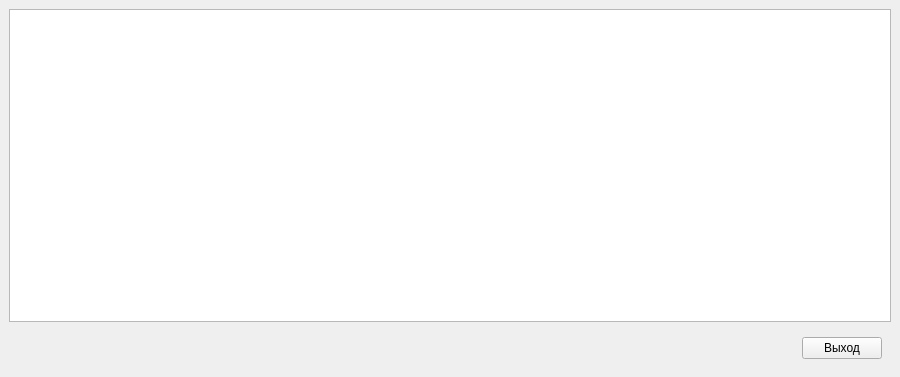
<?xml version="1.0" encoding="UTF-8"?>
<ui version="4.0">
 <class>help</class>
 <widget class="QMainWindow" name="help">
  <property name="geometry">
   <rect>
    <x>0</x>
    <y>0</y>
    <width>900</width>
    <height>377</height>
   </rect>
  </property>
  <property name="windowTitle">
   <string>Справка</string>
  </property>
  <widget class="QWidget" name="centralwidget">
   <layout class="QVBoxLayout" name="verticalLayout_2">
    <item>
     <widget class="QScrollArea" name="scrollArea">
      <property name="widgetResizable">
       <bool>true</bool>
      </property>
      <widget class="QWidget" name="scrollAreaWidgetContents">
       <property name="geometry">
        <rect>
         <x>0</x>
         <y>0</y>
         <width>880</width>
         <height>312</height>
        </rect>
       </property>
       <property name="palette">
        <palette>
         <active>
          <colorrole role="WindowText">
           <brush brushstyle="SolidPattern">
            <color alpha="255">
             <red>0</red>
             <green>0</green>
             <blue>0</blue>
            </color>
           </brush>
          </colorrole>
          <colorrole role="Button">
           <brush brushstyle="SolidPattern">
            <color alpha="255">
             <red>255</red>
             <green>255</green>
             <blue>255</blue>
            </color>
           </brush>
          </colorrole>
          <colorrole role="Light">
           <brush brushstyle="SolidPattern">
            <color alpha="255">
             <red>255</red>
             <green>255</green>
             <blue>255</blue>
            </color>
           </brush>
          </colorrole>
          <colorrole role="Midlight">
           <brush brushstyle="SolidPattern">
            <color alpha="255">
             <red>255</red>
             <green>255</green>
             <blue>255</blue>
            </color>
           </brush>
          </colorrole>
          <colorrole role="Dark">
           <brush brushstyle="SolidPattern">
            <color alpha="255">
             <red>127</red>
             <green>127</green>
             <blue>127</blue>
            </color>
           </brush>
          </colorrole>
          <colorrole role="Mid">
           <brush brushstyle="SolidPattern">
            <color alpha="255">
             <red>170</red>
             <green>170</green>
             <blue>170</blue>
            </color>
           </brush>
          </colorrole>
          <colorrole role="Text">
           <brush brushstyle="SolidPattern">
            <color alpha="255">
             <red>0</red>
             <green>0</green>
             <blue>0</blue>
            </color>
           </brush>
          </colorrole>
          <colorrole role="BrightText">
           <brush brushstyle="SolidPattern">
            <color alpha="255">
             <red>255</red>
             <green>255</green>
             <blue>255</blue>
            </color>
           </brush>
          </colorrole>
          <colorrole role="ButtonText">
           <brush brushstyle="SolidPattern">
            <color alpha="255">
             <red>0</red>
             <green>0</green>
             <blue>0</blue>
            </color>
           </brush>
          </colorrole>
          <colorrole role="Base">
           <brush brushstyle="SolidPattern">
            <color alpha="255">
             <red>255</red>
             <green>255</green>
             <blue>255</blue>
            </color>
           </brush>
          </colorrole>
          <colorrole role="Window">
           <brush brushstyle="SolidPattern">
            <color alpha="255">
             <red>255</red>
             <green>255</green>
             <blue>255</blue>
            </color>
           </brush>
          </colorrole>
          <colorrole role="Shadow">
           <brush brushstyle="SolidPattern">
            <color alpha="255">
             <red>0</red>
             <green>0</green>
             <blue>0</blue>
            </color>
           </brush>
          </colorrole>
          <colorrole role="AlternateBase">
           <brush brushstyle="SolidPattern">
            <color alpha="255">
             <red>255</red>
             <green>255</green>
             <blue>255</blue>
            </color>
           </brush>
          </colorrole>
          <colorrole role="ToolTipBase">
           <brush brushstyle="SolidPattern">
            <color alpha="255">
             <red>255</red>
             <green>255</green>
             <blue>220</blue>
            </color>
           </brush>
          </colorrole>
          <colorrole role="ToolTipText">
           <brush brushstyle="SolidPattern">
            <color alpha="255">
             <red>0</red>
             <green>0</green>
             <blue>0</blue>
            </color>
           </brush>
          </colorrole>
          <colorrole role="PlaceholderText">
           <brush brushstyle="SolidPattern">
            <color alpha="128">
             <red>0</red>
             <green>0</green>
             <blue>0</blue>
            </color>
           </brush>
          </colorrole>
         </active>
         <inactive>
          <colorrole role="WindowText">
           <brush brushstyle="SolidPattern">
            <color alpha="255">
             <red>0</red>
             <green>0</green>
             <blue>0</blue>
            </color>
           </brush>
          </colorrole>
          <colorrole role="Button">
           <brush brushstyle="SolidPattern">
            <color alpha="255">
             <red>255</red>
             <green>255</green>
             <blue>255</blue>
            </color>
           </brush>
          </colorrole>
          <colorrole role="Light">
           <brush brushstyle="SolidPattern">
            <color alpha="255">
             <red>255</red>
             <green>255</green>
             <blue>255</blue>
            </color>
           </brush>
          </colorrole>
          <colorrole role="Midlight">
           <brush brushstyle="SolidPattern">
            <color alpha="255">
             <red>255</red>
             <green>255</green>
             <blue>255</blue>
            </color>
           </brush>
          </colorrole>
          <colorrole role="Dark">
           <brush brushstyle="SolidPattern">
            <color alpha="255">
             <red>127</red>
             <green>127</green>
             <blue>127</blue>
            </color>
           </brush>
          </colorrole>
          <colorrole role="Mid">
           <brush brushstyle="SolidPattern">
            <color alpha="255">
             <red>170</red>
             <green>170</green>
             <blue>170</blue>
            </color>
           </brush>
          </colorrole>
          <colorrole role="Text">
           <brush brushstyle="SolidPattern">
            <color alpha="255">
             <red>0</red>
             <green>0</green>
             <blue>0</blue>
            </color>
           </brush>
          </colorrole>
          <colorrole role="BrightText">
           <brush brushstyle="SolidPattern">
            <color alpha="255">
             <red>255</red>
             <green>255</green>
             <blue>255</blue>
            </color>
           </brush>
          </colorrole>
          <colorrole role="ButtonText">
           <brush brushstyle="SolidPattern">
            <color alpha="255">
             <red>0</red>
             <green>0</green>
             <blue>0</blue>
            </color>
           </brush>
          </colorrole>
          <colorrole role="Base">
           <brush brushstyle="SolidPattern">
            <color alpha="255">
             <red>255</red>
             <green>255</green>
             <blue>255</blue>
            </color>
           </brush>
          </colorrole>
          <colorrole role="Window">
           <brush brushstyle="SolidPattern">
            <color alpha="255">
             <red>255</red>
             <green>255</green>
             <blue>255</blue>
            </color>
           </brush>
          </colorrole>
          <colorrole role="Shadow">
           <brush brushstyle="SolidPattern">
            <color alpha="255">
             <red>0</red>
             <green>0</green>
             <blue>0</blue>
            </color>
           </brush>
          </colorrole>
          <colorrole role="AlternateBase">
           <brush brushstyle="SolidPattern">
            <color alpha="255">
             <red>255</red>
             <green>255</green>
             <blue>255</blue>
            </color>
           </brush>
          </colorrole>
          <colorrole role="ToolTipBase">
           <brush brushstyle="SolidPattern">
            <color alpha="255">
             <red>255</red>
             <green>255</green>
             <blue>220</blue>
            </color>
           </brush>
          </colorrole>
          <colorrole role="ToolTipText">
           <brush brushstyle="SolidPattern">
            <color alpha="255">
             <red>0</red>
             <green>0</green>
             <blue>0</blue>
            </color>
           </brush>
          </colorrole>
          <colorrole role="PlaceholderText">
           <brush brushstyle="SolidPattern">
            <color alpha="128">
             <red>0</red>
             <green>0</green>
             <blue>0</blue>
            </color>
           </brush>
          </colorrole>
         </inactive>
         <disabled>
          <colorrole role="WindowText">
           <brush brushstyle="SolidPattern">
            <color alpha="255">
             <red>127</red>
             <green>127</green>
             <blue>127</blue>
            </color>
           </brush>
          </colorrole>
          <colorrole role="Button">
           <brush brushstyle="SolidPattern">
            <color alpha="255">
             <red>255</red>
             <green>255</green>
             <blue>255</blue>
            </color>
           </brush>
          </colorrole>
          <colorrole role="Light">
           <brush brushstyle="SolidPattern">
            <color alpha="255">
             <red>255</red>
             <green>255</green>
             <blue>255</blue>
            </color>
           </brush>
          </colorrole>
          <colorrole role="Midlight">
           <brush brushstyle="SolidPattern">
            <color alpha="255">
             <red>255</red>
             <green>255</green>
             <blue>255</blue>
            </color>
           </brush>
          </colorrole>
          <colorrole role="Dark">
           <brush brushstyle="SolidPattern">
            <color alpha="255">
             <red>127</red>
             <green>127</green>
             <blue>127</blue>
            </color>
           </brush>
          </colorrole>
          <colorrole role="Mid">
           <brush brushstyle="SolidPattern">
            <color alpha="255">
             <red>170</red>
             <green>170</green>
             <blue>170</blue>
            </color>
           </brush>
          </colorrole>
          <colorrole role="Text">
           <brush brushstyle="SolidPattern">
            <color alpha="255">
             <red>127</red>
             <green>127</green>
             <blue>127</blue>
            </color>
           </brush>
          </colorrole>
          <colorrole role="BrightText">
           <brush brushstyle="SolidPattern">
            <color alpha="255">
             <red>255</red>
             <green>255</green>
             <blue>255</blue>
            </color>
           </brush>
          </colorrole>
          <colorrole role="ButtonText">
           <brush brushstyle="SolidPattern">
            <color alpha="255">
             <red>127</red>
             <green>127</green>
             <blue>127</blue>
            </color>
           </brush>
          </colorrole>
          <colorrole role="Base">
           <brush brushstyle="SolidPattern">
            <color alpha="255">
             <red>255</red>
             <green>255</green>
             <blue>255</blue>
            </color>
           </brush>
          </colorrole>
          <colorrole role="Window">
           <brush brushstyle="SolidPattern">
            <color alpha="255">
             <red>255</red>
             <green>255</green>
             <blue>255</blue>
            </color>
           </brush>
          </colorrole>
          <colorrole role="Shadow">
           <brush brushstyle="SolidPattern">
            <color alpha="255">
             <red>0</red>
             <green>0</green>
             <blue>0</blue>
            </color>
           </brush>
          </colorrole>
          <colorrole role="AlternateBase">
           <brush brushstyle="SolidPattern">
            <color alpha="255">
             <red>255</red>
             <green>255</green>
             <blue>255</blue>
            </color>
           </brush>
          </colorrole>
          <colorrole role="ToolTipBase">
           <brush brushstyle="SolidPattern">
            <color alpha="255">
             <red>255</red>
             <green>255</green>
             <blue>220</blue>
            </color>
           </brush>
          </colorrole>
          <colorrole role="ToolTipText">
           <brush brushstyle="SolidPattern">
            <color alpha="255">
             <red>0</red>
             <green>0</green>
             <blue>0</blue>
            </color>
           </brush>
          </colorrole>
          <colorrole role="PlaceholderText">
           <brush brushstyle="SolidPattern">
            <color alpha="128">
             <red>0</red>
             <green>0</green>
             <blue>0</blue>
            </color>
           </brush>
          </colorrole>
         </disabled>
        </palette>
       </property>
       <layout class="QVBoxLayout" name="verticalLayout_3">
        <item>
         <widget class="QLabel" name="label">
          <property name="sizePolicy">
           <sizepolicy hsizetype="Preferred" vsizetype="Preferred">
            <horstretch>0</horstretch>
            <verstretch>0</verstretch>
           </sizepolicy>
          </property>
          <property name="text">
           <string/>
          </property>
          <property name="scaledContents">
           <bool>true</bool>
          </property>
          <property name="alignment">
           <set>Qt::AlignLeading|Qt::AlignLeft|Qt::AlignTop</set>
          </property>
          <property name="wordWrap">
           <bool>true</bool>
          </property>
         </widget>
        </item>
       </layout>
      </widget>
     </widget>
    </item>
    <item>
     <widget class="QWidget" name="widget" native="true">
      <layout class="QHBoxLayout" name="horizontalLayout_2">
       <item>
        <spacer name="horizontalSpacer">
         <property name="orientation">
          <enum>Qt::Horizontal</enum>
         </property>
         <property name="sizeHint" stdset="0">
          <size>
           <width>40</width>
           <height>20</height>
          </size>
         </property>
        </spacer>
       </item>
       <item>
        <widget class="QPushButton" name="pushButton">
         <property name="text">
          <string>Выход</string>
         </property>
        </widget>
       </item>
      </layout>
     </widget>
    </item>
   </layout>
  </widget>
 </widget>
 <resources/>
 <connections>
  <connection>
   <sender>pushButton</sender>
   <signal>clicked()</signal>
   <receiver>help</receiver>
   <slot>close()</slot>
   <hints>
    <hint type="sourcelabel">
     <x>294</x>
     <y>306</y>
    </hint>
    <hint type="destinationlabel">
     <x>176</x>
     <y>167</y>
    </hint>
   </hints>
  </connection>
 </connections>
</ui>
